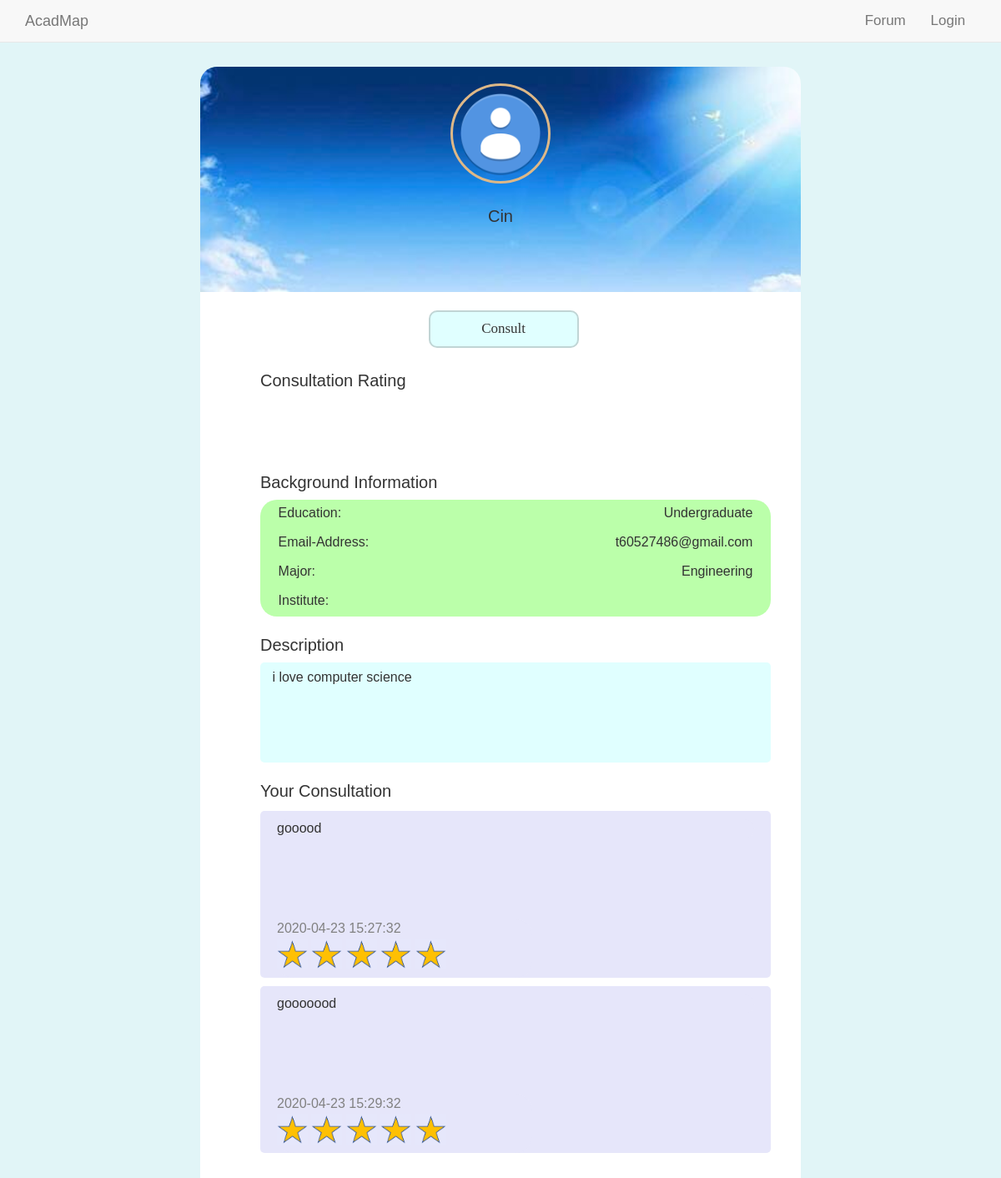
Page /forum_related/othersprofile.php?uid=7 on the committed database.
### tables this page shows
CREATE TABLE `user_profile` (
  `user_id` int(8) UNSIGNED NOT NULL,
  `username` varchar(16) NOT NULL,
  `personal_picture` varchar(200) DEFAULT NULL,
  `education_level` varchar(64) NOT NULL,
  `personal_description` text NOT NULL,
  `major` varchar(120) NOT NULL,
  `user_level` varchar(15) NOT NULL DEFAULT 'member',
  `institute` varchar(40) DEFAULT NULL,
  `consult_rating` double NOT NULL DEFAULT 0,
  `cvv` int(3) DEFAULT NULL,
  `expire_yr` int(4) DEFAULT NULL,
  `expire_mth` int(2) DEFAULT NULL,
  `cardnumber` varchar(17) DEFAULT NULL,
  `cardname` varchar(20) DEFAULT NULL
);

CREATE TABLE `user` (
  `user_id` int(8) UNSIGNED NOT NULL,
  `username` varchar(16) NOT NULL,
  `password` varchar(16) NOT NULL,
  `verify_code` varchar(8) NOT NULL DEFAULT 'pokemon!',
  `email_address` varchar(320) NOT NULL
);

CREATE TABLE `consultation_comment` (
  `user_id` int(8) NOT NULL,
  `author_id` int(8) NOT NULL,
  `score` int(1) NOT NULL,
  `comments` text NOT NULL,
  `comment_date` timestamp NOT NULL DEFAULT current_timestamp()
);

### forum_related/othersprofile.php (the view, shortened to what this page needs)
<!DOCTYPE html>
<html>
<head>
  <link rel="stylesheet" href="../css/bootstrap.min.css">
  <link rel="stylesheet" href="../css/main.css">
    <link rel="stylesheet" href="../css/post.css">
  <link rel="stylesheet" href="../css/profile.css">
	</head>
	<body>
		<div style="background-color: #e1f5f7">
		<div class="space1"></div>
		<?php
			include("../navbar.php");
			$uid = $_GET['uid'];
			$servername = "localhost";
			$username = "root";
			$password = "";
			$conn = new mysqli($servername, $username, $password, 'AcadMap');
			$commentsql = "SELECT * FROM user_profile WHERE user_id=$uid";
			$commentResult = mysqli_query($conn,$commentsql);
			$Commentinfo = mysqli_fetch_array($commentResult);
			echo "<div class='top1'><div class='circle1'></div>
				<div class='username1'>".$Commentinfo['username']."</div>
				<div class='institute1'>".$Commentinfo['institute']."</div>
				</div>";
		?>
		<div class="content1">
			<?php
				  if(isset($_SESSION["signed_in"])){
					  echo '<form id="myBtn" action="buildcroom.php" class="form-container">
								<input class="consult1"  type="submit" value="Consult">
							</form>';
				  }
				  else{
						echo '<input class="consult1" type="submit" value="Consult" disabled>';
				  }
			?>
			<div class="rank1">
				Consultation Rating
			</div>
			<?php
				$starsql = "SELECT consult_rating FROM user_profile WHERE user_id=$uid";
				$starResult = mysqli_query($conn,$starsql);
				$starinfo = mysqli_fetch_array($starResult);
				if($starinfo['consult_rating']>4){
					echo '<div class="ratings11"></div>
					<div class="ratings11 ratings2"></div>
					<div class="ratings11 ratings3"></div>
					<div class="ratings11 ratings4"></div>
					<div class="ratings11 ratings5"></div>';
				}
			?>
			<div class="bac-info1">Background Information</div>
				<?php
					$sql = "SELECT * FROM user WHERE user_id=$uid";
					$Result = mysqli_query($conn,$sql);
					$info = mysqli_fetch_array($Result);
					echo '<div class="status1" >
							Education:<div class="education1">'.$Commentinfo['education_level'].'</div>
						</div>
						<div class="email2" >Email-Address:
							<div class="email1">'.$info['email_address'].'</div>
						</div>
						<div class="major2" >Major:
							<div class="major1">'.$Commentinfo['major'].'</div>
						</div>
						<div class="user_status1">Institute:
							<div class="user_status2">'.$Commentinfo['institute'].'</div>
						</div>';
				?>
			<div class="des1">Description</div>
			<div rows="3" cols="10" class="description1">
			<?php
					echo $Commentinfo['personal_description'];
			?>
			</div>
			<div class="con1">
				Your Consultation
			</div>
			<?php
				$sql = "SELECT * FROM consultation_comment WHERE user_id=$uid";
				$Result = mysqli_query($conn,$sql);
				$col = mysqli_num_rows($Result);
				for ($x = 0; $x < $col; $x++) {
					$info = mysqli_fetch_array($Result);
					if($info['score']==0){
						echo '<div class="consultation_content1">
						<div style="margin:10px"><div style="padding:10px">
							<div class="text1">'.$info['comments'].'</div>
							<div class="day1">'.$info['comment_date'].'<br>
								<div class="star1"></div>
								<div class="star1"></div>
								<div class="star1"></div>
								<div class="star1"></div>
								<div class="star1"></div>
							</div></div>
						</div>
					  </div>';
					}
					else{
						echo '<div class="consultation_content1">
						<div style="margin:10px"><div style="padding:10px">
							<div class="text1">'.$info['comments'].'</div>
							<div class="day1">'.$info['comment_date'].'<br>
								<div class="star_s"></div>
								<div class="star_s"></div>
								<div class="star_s"></div>
								<div class="star_s"></div>
								<div class="star_s"></div>
							</div></div>
						</div>
					  </div>';
					}
				}
			?>
			<div class="space1"></div>
	</body>
</html>

### css/main.css (style rules this page uses)
body { padding-top: 50px; }

### css/post.css (style rules this page uses)
body { margin: 0; font-size: 17px; font-family: Arial, Helvetica, sans-serif; }
.content1 { padding: 0; margin: 2px auto 2px auto; width: 90%; }

### css/profile.css (style rules this page uses)
* { margin:0; padding:0; }
html { background-color: #98f5ff; }
.top1 { width:60%; height:270px; margin:0 auto; padding:20px 0; border-top-left-radius: 20px; border-top-right-radius: 20px; background-image: url(../assets/profile_bac.jpg); background-size: cover; }
.circle1 { width:120px; height:120px; border-radius: 60px; border-style: solid; border-color: burlywood; margin:0 auto; background-image: url(../assets/avatar.png); background-size: cover; }
.username1 { height:50px; margin:25px auto 10px; text-align: center; font-size: 20px; }
.institute1 { width:300px; height:50px; margin:0 auto; text-align: center; }
.content1 { width: 60%; margin:0 auto; background-color: white; }
.consult1 { display:inline-block; width: 25%; height:45px; margin-left:38%; margin-top:3%; font-size:17px; border-radius: 10px; border-style: solid; background-color: #e0ffff; font-family:Cooper Black; }
.rank1 { margin-left:10%; margin-top:25px; font-size: 20px; }
.ratings11 { display:inline-block; margin-top:7px; margin-left:10%; width:57px; height:55px; background-size: cover; background-image: url(../assets/yellow-star.png); }
.bac-info1 { margin-left:10%; margin-top:25px; font-size: 20px; margin-bottom: 6px; }
.status1,.email2,.major2,.user_status1 { display: inline-block; margin-left:10%; background-color: #bfa; width:85%; height: 35px; border-style: none; border-width: 0.5px; border-color: #0bf; font-size:16px; padding:0 3%; padding-top: 5px; vertical-align: center; }
.education1,.email1,.major1,.user_status2 { float:right; }
.status1 { border-top-left-radius: 20px; border-top-right-radius: 20px; }
.user_status1 { border-bottom-left-radius: 20px; border-bottom-right-radius: 20px; }
.des1 { margin-left:10%; font-size: 20px; margin-top:20px; }
.description1 { width:85%; height:120px; margin-left:10%; margin-top:6px; font-size: 16px; border-color: gray; padding:1% 2%; border-radius: 5px; background-color: #e0ffff; }
.con1 { margin-left:10%; font-size: 20px; margin-top:20px; }
.consultation_content1 { margin-left:10%; margin-top:6px; width:85%; position: relative; height:200px; border-radius: 5px; background-color: #e6e6fa; }
.text1 { width:100%; height:50%; background-color: #e6e6fa; font-size: 16px; border-style: none; border-radius: 20px; }
.day1 { display:inline-block; width:50%; height:35%; color: grey;; position: absolute; bottom: 0px; background-color: #e6e6fa; font-size: 16px; border-radius: 20px; }
.star_s { display:inline-block; background-size: cover; background-image: url(../assets/yellow-star1.png); width:37px; height:37px; }
.space1 { height:30px; }

### rows in the picture
user_profile: username "Cin", education_level "Undergraduate", major "Engineering", personal_description "i love computer science"
user: email_address "t60527486@gmail.com"
consultation_comment: comments "gooood", comment_date "2020-04-23 15:27:32"
consultation_comment: comments "gooooood", comment_date "2020-04-23 15:29:32"
